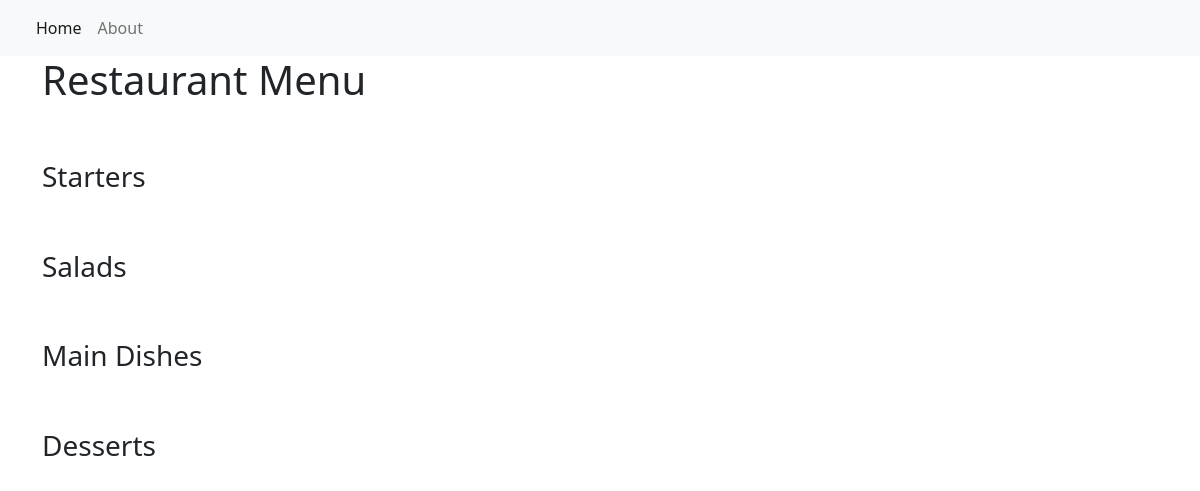
Before: / with the older database file.
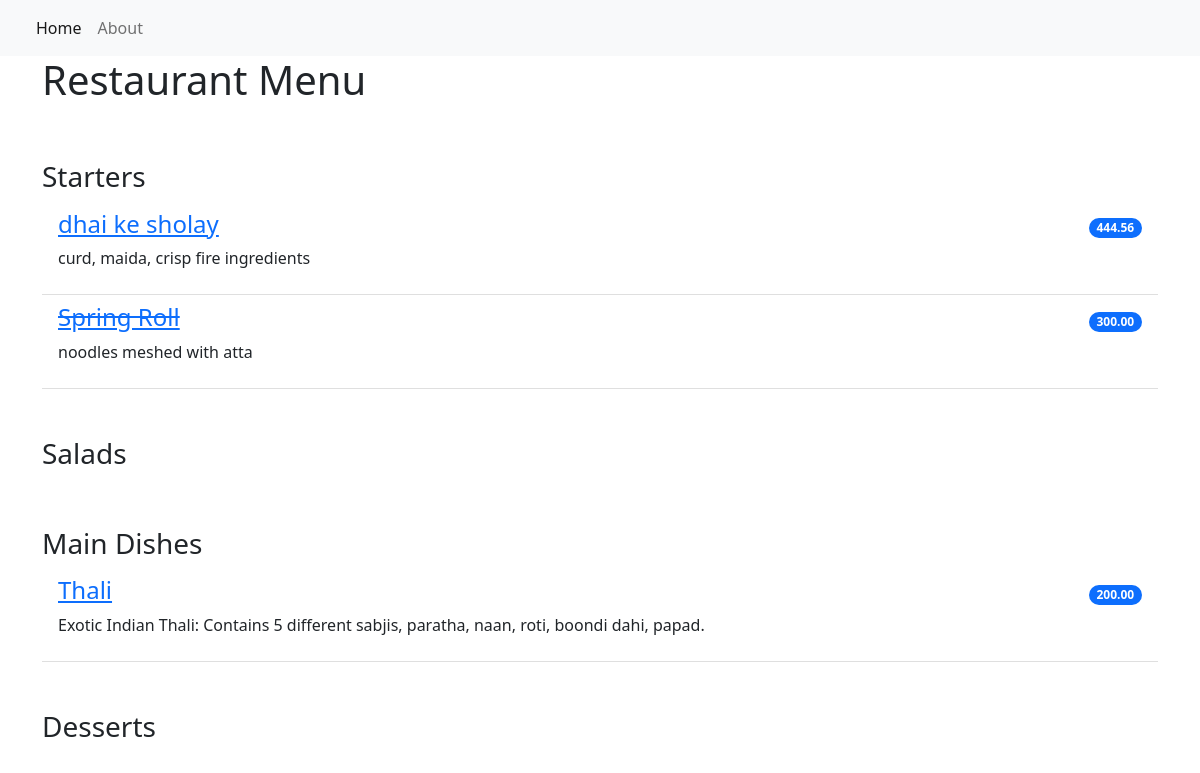
After: the same page with the newer database file.
### restaurant_menu/models.py (models this page shows, shortened)
class Item(models.Model):
    meal = models.CharField(max_length=1000, unique=True)
    description = models.CharField(max_length=2000)
    price = models.DecimalField(max_digits=10, decimal_places=2)
    meal_type = models.CharField(max_length=2000, choices=MEAL_TYPE)
    author = models.ForeignKey(User, on_delete=models.PROTECT) # or models.CASCADE or models.set_null
    status = models.IntegerField(choices=STATUS, default=0)
    date_created = models.DateTimeField(auto_now_add=True)
    date_updated = models.DateTimeField(auto_now=True)

### restaurant_menu/views.py (the view)
# urls.py: path('', views.MenuList.as_view(), name="home"),
class MenuList(generic.ListView):
    queryset = Item.objects.order_by("-date_created")
    template_name = "index.html"
    def get_context_data(self, **kwargs: Any) -> dict[str, Any]:
        context = super().get_context_data(**kwargs)
        context['meals'] = MEAL_TYPE
        return context

### restaurant_menu/templates/index.html
{% extends 'base.html' %}
{% block content %}
<div class="container">
  <h1>Restaurant Menu</h1>
    <ul class="list-group list-group-flush">
        {% for meal in meals %}
            <h3 class="pt-5">{{ meal.1 }}</h3>
                {% for row in item_list %}
                    {% if row.meal_type == meal.0 %}
                        {% if row.status == 0 %}
                        <li class="list-group-item d-flex justify-content-between align-items-center border-0 pb-0">
                            <a href="{% url 'menu_item' row.pk %}"><h4><del>{{ row.meal }}</del></h4></a>
                            <span class="badge bg-primary rounded-pill">{{ row.price }}</span>
                        </li>
                        <li class="list-group-item pt-0">
                            <p>{{ row.description }}</p>
                        </li>
                        {% else %}
                        <li class="list-group-item d-flex justify-content-between align-items-center border-0 pb-0">
                            <a href="{% url 'menu_item' row.pk %}"><h4>{{ row.meal }}</h4></a>
                            <span class="badge bg-primary rounded-pill">{{ row.price }}</span>
                        </li>
                        <li class="list-group-item pt-0">
                            <p>{{ row.description }}</p>
                        </li>
                        {% endif %}
                    {% endif %}
                {% endfor %}
        {% endfor %}
    </ul>
</div>
{% endblock content %}

### restaurant_menu/templates/base.html (shortened to what this page needs)
<!DOCTYPE html>
<html lang="en">
    <head>
        <link href="https://cdn.jsdelivr.net/npm/bootstrap@5.2.0-beta1/dist/css/bootstrap.min.css" rel="stylesheet">
    </head>
    <body>
        <nav class="navbar navbar-expand-lg bg-light">
            <div class="container-fluid">
                <div class="collapse navbar-collapse" id="navbarNav">
                    <ul class="navbar-nav">
                         <li class="nav-item">
                            <a class="nav-link active" aria-current="page" href="{% url 'home' %}">Home</a>
                        </li>
                        <li class="nav-item">
                            <a class="nav-link" aria-current="page" href="{% url 'home' %}">About</a>
                        </li>
                    </ul>
                </div>
            </div>
        </nav>
        {% block content %}
        {% endblock content %}
    </body>
</html>

Changed rows visible on the page:
added Item: meal "dhai ke sholay", price "444.56", description "curd, maida, crisp fire ingredients", shown under "Starters"
added Item: meal "Spring Roll", price "300.00", description "noodles meshed with atta", shown under "Starters"
added Item: meal "Thali", price "200.00", description "Exotic Indian Thali: Contains 5 different sabjis, paratha, naan, roti, boondi dahi, papad.", shown under "Main Dishes"
